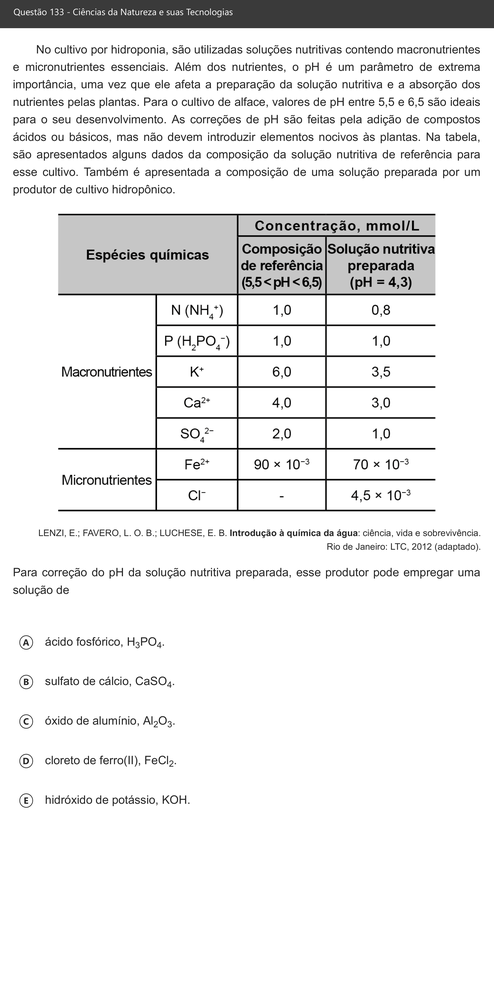
#> input picture 6Passo-Concatenarvertical/sem-bordas-externas/pagina_enem_51.png, 494 x 1000 px, shrunk from 2383 x 4826 before the run; its folder holds 4 pictures in this run
$ python concatenar-verticalmente.py
#> lines starting #> are read from the running program, lines starting #| are printed output that depends on the picture
from PIL import Image
import os
import re

pasta_imagens = "sem-bordas-externas"
pasta_saida = "concatenadas"
os.makedirs(pasta_saida, exist_ok=True)

# Extrai o número da página
def get_sort_key(nome_arquivo):
    m = re.search(r'pagina_enem_(\d+)', nome_arquivo)
    if m:
        return int(m.group(1))
    return float('inf')

# Lista apenas imagens
arquivos = [
    arq for arq in os.listdir(pasta_imagens)
    if arq.lower().endswith((".png", ".jpg", ".jpeg"))
]

# Ordena pelas páginas
arquivos.sort(key=get_sort_key)

print("Ordem encontrada:")
for arq in arquivos:
    print(arq)

# Abre as imagens
imagens = [Image.open(os.path.join(pasta_imagens, arq)) for arq in arquivos]
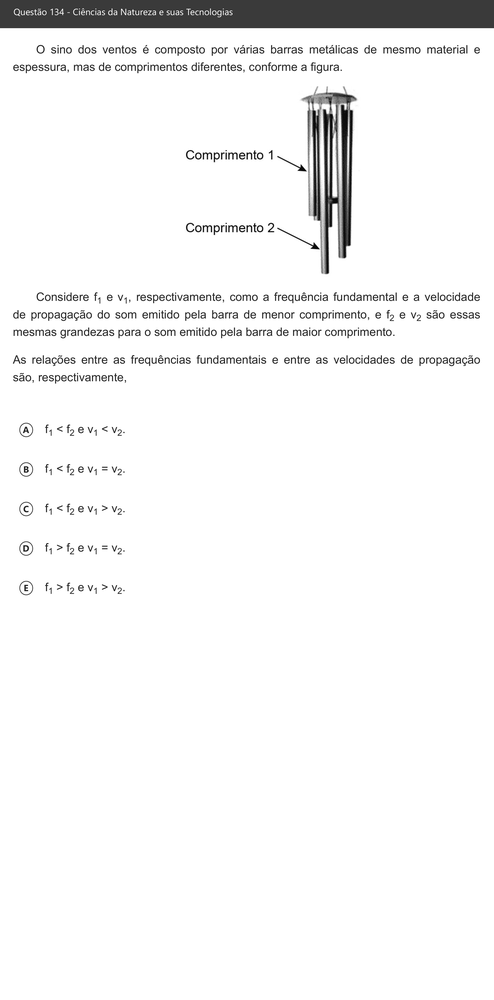
#> input picture 6Passo-Concatenarvertical/sem-bordas-externas/pagina_enem_52.png, 494 x 1000 px, shrunk from 2383 x 4826 before the run
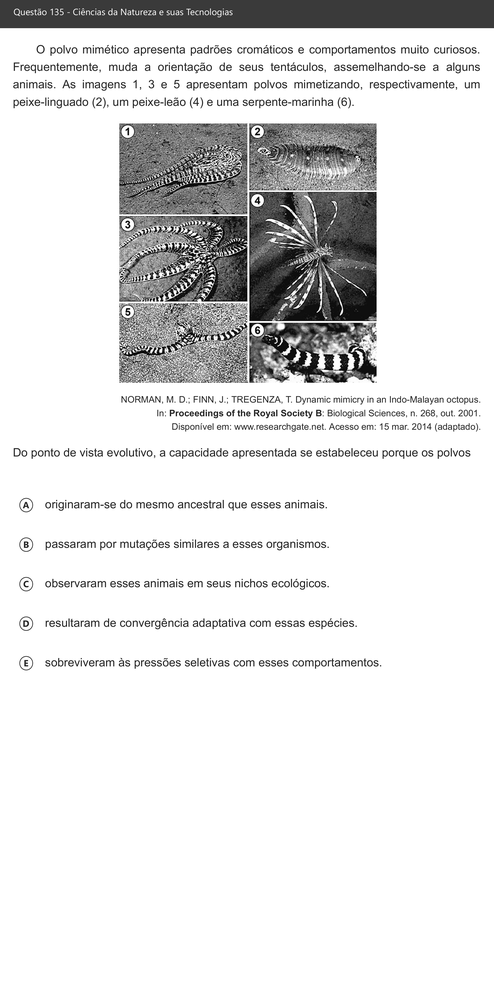
#> input picture 6Passo-Concatenarvertical/sem-bordas-externas/pagina_enem_53.png, 494 x 1000 px, shrunk from 2383 x 4826 before the run
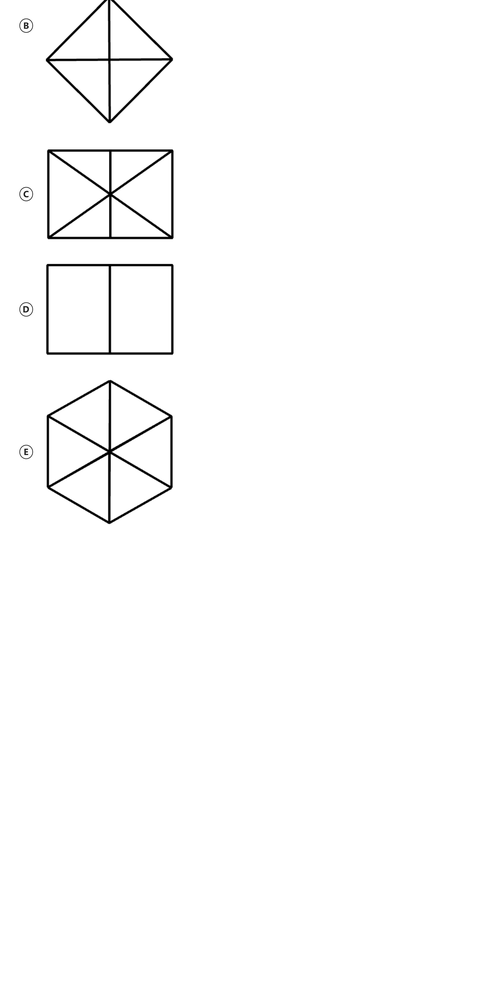
#> input picture 6Passo-Concatenarvertical/sem-bordas-externas/pagina_enem_101.png, 494 x 1000 px, shrunk from 2383 x 4826 before the run

# Calcula tamanho da imagem final
largura_max = max(img.width for img in imagens)
#> largura_max = 494
altura_total = sum(img.height for img in imagens)
#> altura_total = 4000

imagem_final = Image.new("RGB", (largura_max, altura_total), "white")
#> imagem_final: PIL image 494x4000 RGB; every value is 255

y = 0
for img in imagens:
    imagem_final.paste(img, (0, y))
    y += img.height
#> this loop made 4 passes
#> y on passes 1 to 4: 1000, 2000, 3000, 4000
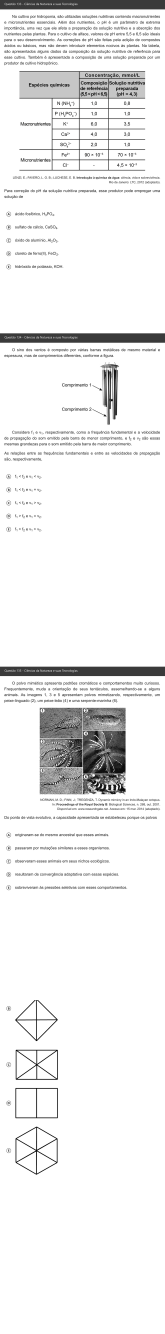
#> imagem_final: PIL image 494x4000 RGB (shown at 1/3 size); mean R, G, B 239, 239, 239
#> after the loop, y = 4000

saida = os.path.join(pasta_saida, "enem_paginas_51_a_101.png")
imagem_final.save(saida)

print(f"Imagem salva em: {saida}")
